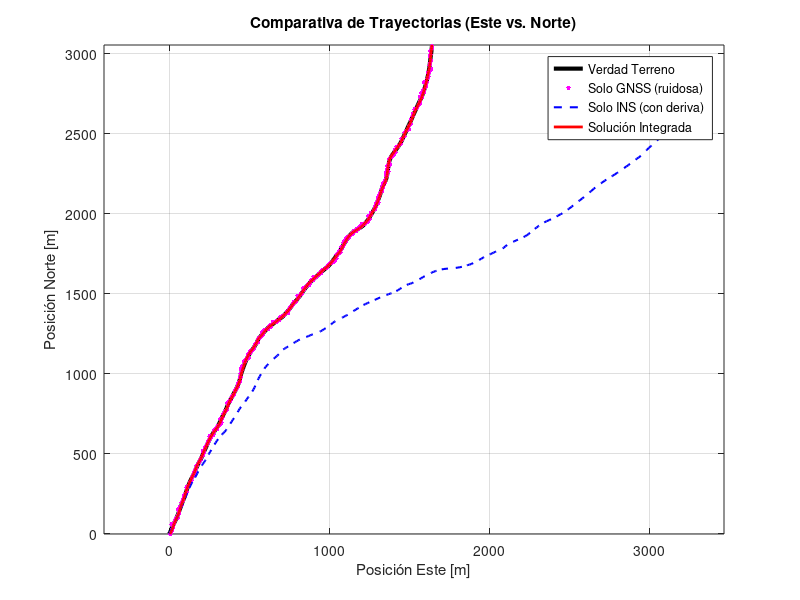

Here is the MATLAB script that generated this plot: (Note: this script raises an error after producing the figure.)
% Integracion INS/GNSS Loosely Coupled
% BRANDO FRAIZ FREIRE
%% Setup inicial
clear; clc; close all;
fprintf('Empezando la simulacion...\n');

%% Parametros de la simulacion
T_obs = 300;        % tiempo total [s]
h = 0.01;           % paso de tiempo pequeño (para el INS)
T_s = 1.0;          % paso de tiempo grande (para el GNSS)

%% 1. Generar la trayectoria real (ground truth)
fprintf('Generando trayectoria...\n');

% Parametros para que la trayectoria no sea una linea recta
params_N.V_media = 10.0; params_N.sigma_v = 3.0; params_N.T_corr = 20.0;
params_E.V_media = 5.0;  params_E.sigma_v = 2.0; params_E.T_corr = 15.0;
params_U.V_media = 1.0;  params_U.sigma_v = 1.0; params_U.T_corr = 10.0;
params_N.sigma_ruido = sqrt(2 * params_N.sigma_v^2 / (params_N.T_corr));
params_E.sigma_ruido = sqrt(2 * params_E.sigma_v^2 / (params_E.T_corr));
params_U.sigma_ruido = sqrt(2 * params_U.sigma_v^2 / (params_U.T_corr));

num_puntos = T_obs / h + 1;
t_real = (0:h:T_obs)';
pos_enu_real = zeros(num_puntos, 3);
vel_enu_real = zeros(num_puntos, 3);

% Integrando para crear el camino
pos_E = 0; pos_N = 0; pos_U = 0;
v_fluct_E = 0; v_fluct_N = 0; v_fluct_U = 0;
for k = 1:num_puntos
    V_total_E = params_E.V_media + v_fluct_E;
    V_total_N = params_N.V_media + v_fluct_N;
    V_total_U = params_U.V_media + v_fluct_U;
    vel_enu_real(k, :) = [V_total_E, V_total_N, V_total_U];
    pos_enu_real(k, :) = [pos_E, pos_N, pos_U];
    pos_E = pos_E + h * V_total_E; pos_N = pos_N + h * V_total_N; pos_U = pos_U + h * V_total_U;
    v_fluct_E = v_fluct_E + h * (-v_fluct_E / params_E.T_corr + randn() * params_E.sigma_ruido/sqrt(h));
    v_fluct_N = v_fluct_N + h * (-v_fluct_N / params_N.T_corr + randn() * params_N.sigma_ruido/sqrt(h));
    v_fluct_U = v_fluct_U + h * (-v_fluct_U / params_U.T_corr + randn() * params_U.sigma_ruido/sqrt(h));
end

% Aceleracion real, la necesitamos para simular el INS
accel_enu_real = [zeros(1,3); diff(vel_enu_real)/h];

%% 2. Simular GNSS (con ruido)
fprintf('Simulando datos del GNSS...\n');

sigma_gnss_pos = 5.0;  % metros
sigma_gnss_vel = 0.5;  % m/s

% Muestreamos la trayectoria real y le metemos ruido
idx_muestreo = 1:round(T_s/h):num_puntos;
t_filtro = t_real(idx_muestreo);
num_pasos_filtro = length(t_filtro);

pos_gnss_enu = pos_enu_real(idx_muestreo, :) + randn(num_pasos_filtro, 3) * sigma_gnss_pos;
vel_gnss_enu = vel_enu_real(idx_muestreo, :) + randn(num_pasos_filtro, 3) * sigma_gnss_vel;

%% 3. Simular INS (con deriva)
fprintf('Simulando datos del INS...\n');

% Errores del acelerometro
sigma_acc_noise = 0.05;         % ruido normal del sensor
initial_bias_acc = [0.03, -0.02, 0.05]; % bias que tiene de fabrica
sigma_acc_drift = 0.001;        % Si es muy bajo, el filtro no corrige bien la deriva.

% Variables para el INS
pos_ins_only_enu = zeros(num_puntos, 3);
vel_ins_only_enu = zeros(num_puntos, 3);
bias_acc_real = zeros(num_puntos, 3);

% Empezamos bien, para ver como se degrada
pos_ins_only_enu(1,:) = pos_enu_real(1,:);
vel_ins_only_enu(1,:) = vel_enu_real(1,:);
bias_acc_real(1,:) = initial_bias_acc;

% Bucle de integracion del INS (Dead Reckoning)
for k = 2:num_puntos
    % El bias va cambiando solo con el tiempo (random walk)
    bias_acc_real(k,:) = bias_acc_real(k-1,:) + randn(1,3) * sigma_acc_drift * sqrt(h);
    
    % La medida del acelerometro es la real + bias + ruido
    accel_medida = accel_enu_real(k,:) + bias_acc_real(k,:) + randn(1,3) * sigma_acc_noise;
    
    % Integramos para sacar velocidad y posicion
    vel_ins_only_enu(k,:) = vel_ins_only_enu(k-1,:) + accel_medida * h;
    pos_ins_only_enu(k,:) = pos_ins_only_enu(k-1,:) + vel_ins_only_enu(k-1,:)*h + 0.5*accel_medida*h^2;
end

% Hacemos una copia de la solucion INS para ir corrigiendola
pos_ins_prop = pos_ins_only_enu;
vel_ins_prop = vel_ins_only_enu;

%% 4. Filtro de Kalman Loosely Coupled
fprintf('Ejecutando el filtro de Kalman...\n');

% Vector de estado del error (9 estados)
% x = [delta_p, delta_v, bias_acc]'
x_lc = zeros(9, 1); 

% Covarianza del estado P
P_lc = diag([10^2, 10^2, 10^2, ...       % incertidumbre inicial en pos
             1^2, 1^2, 1^2, ...         % incertidumbre inicial en vel
             (0.1)^2, (0.1)^2, (0.1)^2]);% incertidumbre inicial en bias

% Matriz de transicion F (modelo de propagacion del error)
F_lc = eye(9);
F_lc(1:3, 4:6) = eye(3) * T_s;   % pos = pos + vel*dt
F_lc(1:3, 7:9) = 0.5 * eye(3) * T_s^2; % pos = pos + 0.5*bias*dt^2
F_lc(4:6, 7:9) = eye(3) * T_s;   % vel = vel + bias*dt (error = INS - real, a_medida = a + bias)

% Ruido de proceso Q. Esto es clave para el tuning.
Q_vel = eye(3) * sigma_acc_noise^2 * T_s;
Q_bias = eye(3) * sigma_acc_drift^2 * T_s;
Q_lc = zeros(9);
Q_lc(4:6, 4:6) = Q_vel;
Q_lc(7:9, 7:9) = Q_bias;

% Matriz de observacion H. Mide el error de pos y vel.
H_lc = [eye(6), zeros(6, 3)];

% Ruido de la medida R (del GNSS)
R_lc = diag([repmat(sigma_gnss_pos^2, 1, 3), repmat(sigma_gnss_vel^2, 1, 3)]);

% Para guardar los resultados
pos_integrado_enu = zeros(num_pasos_filtro, 3);
vel_integrado_enu = zeros(num_pasos_filtro, 3);
bias_estimado_hist = zeros(num_pasos_filtro, 3);
P_diag_hist_lc = zeros(9, num_pasos_filtro);

% Bucle del filtro
for k = 1:num_pasos_filtro
    idx_real = idx_muestreo(k);
    
    pos_ins_k = pos_ins_prop(idx_real, :)';
    vel_ins_k = vel_ins_prop(idx_real, :)';
    
    % --- Prediccion ---
    x_pred = F_lc * x_lc;
    P_pred = F_lc * P_lc * F_lc' + Q_lc;
    
    % --- Actualizacion ---
    % La "medida" es la diferencia INS - GNSS
    z_medida = [pos_ins_k - pos_gnss_enu(k, :)';
                vel_ins_k - vel_gnss_enu(k, :)'];
    
    y = z_medida - H_lc * x_pred;
    
    S = H_lc * P_pred * H_lc' + R_lc;
    K = P_pred * H_lc' / S; % Ganancia de Kalman
    
    x_lc = x_pred + K * y;
    P_lc = (eye(9) - K * H_lc) * P_pred;
    
    % --- Correccion de la navegacion ---
    pos_integrado_enu(k, :) = (pos_ins_k - x_lc(1:3))';
    vel_integrado_enu(k, :) = (vel_ins_k - x_lc(4:6))';
    
    % Corregimos la trayectoria del INS para el futuro (Feedback)
    % La correccion de velocidad tambien afecta a la posicion futura: delta_v*(t - t_k)
    if idx_real < size(pos_ins_prop, 1)
        num_puntos_restantes = size(pos_ins_prop, 1) - idx_real + 1;
        dt_restante = t_real(idx_real:end) - t_real(idx_real);
        pos_ins_prop(idx_real:end, :) = pos_ins_prop(idx_real:end, :) - repmat(x_lc(1:3)', num_puntos_restantes, 1) ...
                                        - dt_restante * x_lc(4:6)';
        vel_ins_prop(idx_real:end, :) = vel_ins_prop(idx_real:end, :) - repmat(x_lc(4:6)', num_puntos_restantes, 1);
    end

    % Reseteamos los errores de pos y vel porque ya los hemos corregido
    x_lc(1:6) = 0;
    
    % Guardamos el bias estimado para verlo luego
    bias_estimado_hist(k, :) = x_lc(7:9)';
    P_diag_hist_lc(:, k) = diag(P_lc);
end

fprintf('Terminado.\n');

%% 5. Graficos para comparar
fprintf('Generando graficos...\n');

pos_real_muestreada = pos_enu_real(idx_muestreo, :);
vel_real_muestreada = vel_enu_real(idx_muestreo, :);
bias_real_muestreado = bias_acc_real(idx_muestreo, :);

% Trayectoria 2D
figure;
plot(pos_real_muestreada(:,1), pos_real_muestreada(:,2), 'k', 'LineWidth', 3);
hold on;
plot(pos_gnss_enu(:,1), pos_gnss_enu(:,2), 'm.', 'MarkerSize', 10);
plot(pos_ins_only_enu(idx_muestreo,1), pos_ins_only_enu(idx_muestreo,2), 'b--', 'LineWidth', 1.5);
plot(pos_integrado_enu(:,1), pos_integrado_enu(:,2), 'r-', 'LineWidth', 2);
grid on; axis equal;
xlabel('Posición Este [m]'); ylabel('Posición Norte [m]');
title('Comparativa de Trayectorias (Este vs. Norte)');
legend('Verdad Terreno', 'Solo GNSS (ruidosa)', 'Solo INS (con deriva)', 'Solución Integrada', 'Location', 'best');
sgtitle('Resultado de la Integración Loosely Coupled');

% Errores de posicion
error_pos_ins = pos_ins_only_enu(idx_muestreo,:) - pos_real_muestreada;
error_pos_gnss = pos_gnss_enu - pos_real_muestreada;
error_pos_integrado = pos_integrado_enu - pos_real_muestreada;

figure;
subplot(3,1,1);
plot(t_filtro, error_pos_ins(:,1), 'b--', t_filtro, error_pos_gnss(:,1), 'm:', t_filtro, error_pos_integrado(:,1), 'r-','LineWidth',1.5);
title('Error de Posición en EJE ESTE'); ylabel('[m]'); grid on;
legend('Solo INS', 'Solo GNSS', 'Integrado');
subplot(3,1,2);
plot(t_filtro, error_pos_ins(:,2), 'b--', t_filtro, error_pos_gnss(:,2), 'm:', t_filtro, error_pos_integrado(:,2), 'r-','LineWidth',1.5);
title('Error de Posición en EJE NORTE'); ylabel('[m]'); grid on;
subplot(3,1,3);
plot(t_filtro, error_pos_ins(:,3), 'b--', t_filtro, error_pos_gnss(:,3), 'm:', t_filtro, error_pos_integrado(:,3), 'r-','LineWidth',1.5);
title('Error de Posición en EJE ARRIBA'); ylabel('[m]'); xlabel('Tiempo [s]'); grid on;
sgtitle('Comparativa de Errores de Posición');

% Errores de velocidad
error_vel_ins = vel_ins_only_enu(idx_muestreo,:) - vel_real_muestreada;
error_vel_gnss = vel_gnss_enu - vel_real_muestreada;
error_vel_integrado = vel_integrado_enu - vel_real_muestreada;

figure;
subplot(3,1,1);
plot(t_filtro, error_vel_ins(:,1), 'b--', t_filtro, error_vel_gnss(:,1), 'm:', t_filtro, error_vel_integrado(:,1), 'r-','LineWidth',1.5);
title('Error de Velocidad en EJE ESTE'); ylabel('[m/s]'); grid on;
legend('Solo INS', 'Solo GNSS', 'Integrado');
subplot(3,1,2);
plot(t_filtro, error_vel_ins(:,2), 'b--', t_filtro, error_vel_gnss(:,2), 'm:', t_filtro, error_vel_integrado(:,2), 'r-','LineWidth',1.5);
title('Error de Velocidad en EJE NORTE'); ylabel('[m/s]'); grid on;
subplot(3,1,3);
plot(t_filtro, error_vel_ins(:,3), 'b--', t_filtro, error_vel_gnss(:,3), 'm:', t_filtro, error_vel_integrado(:,3), 'r-','LineWidth',1.5);
title('Error de Velocidad en EJE ARRIBA'); ylabel('[m/s]'); xlabel('Tiempo [s]'); grid on;
sgtitle('Comparativa de Errores de Velocidad');

% Estimacion del bias
figure;
sigma_bias = sqrt(P_diag_hist_lc(7:9,:));
for i = 1:3
    subplot(3,1,i)
    plot(t_filtro, bias_real_muestreado(:,i), 'k', 'LineWidth', 2);
    hold on;
    plot(t_filtro, bias_estimado_hist(:,i), 'r--','LineWidth', 1.5);
    plot(t_filtro, bias_estimado_hist(:,i) + sigma_bias(i,:)', 'b:');
    plot(t_filtro, bias_estimado_hist(:,i) - sigma_bias(i,:)', 'b:');
    grid on;
    if i==1, title('Bias Acelerómetro EJE ESTE'); end
    if i==2, title('Bias Acelerómetro EJE NORTE'); end
    if i==3, title('Bias Acelerómetro EJE ARRIBA'); xlabel('Tiempo [s]'); end
    ylabel('[m/s^2]');
    legend('Bias Real', 'Bias Estimado', '\pm1\sigma');
end
sgtitle('Seguimiento del Bias del Acelerómetro');
